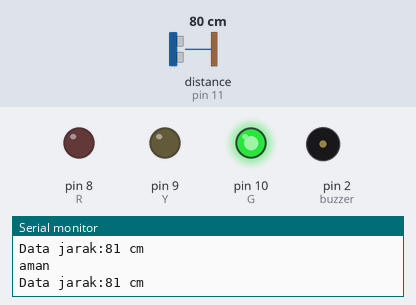
This sketch was run on a simulated Arduino Uno, built with avr-gcc and run on an emulated ATmega328P. On the bench: output pins drawn as LEDs (lit = HIGH), buzzer (waves = sounding, pin HIGH), the last lines printed to the serial monitor. Inputs (shaded band) come from the test bench; at power-on: distance to the obstacle (sensor on pin 11) 80 cm. The echo pulse lasts 58.3 µs per cm.

Above: at 1.2 s.
1.3 s: distance to the obstacle (sensor on pin 11) set to 72 cm
2.8 s: distance to the obstacle (sensor on pin 11) set to 67 cm
At 4.0 s:
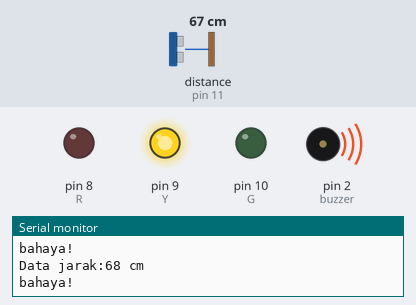
4.4 s: distance to the obstacle (sensor on pin 11) set to 22 cm
7.4 s: distance to the obstacle (sensor on pin 11) set to 19 cm
At 8.7 s:
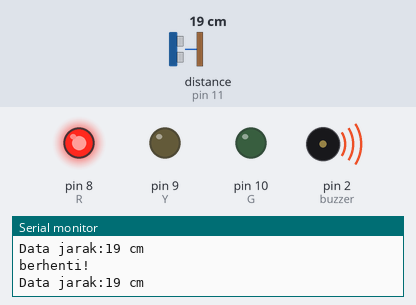
9.0 s: distance to the obstacle (sensor on pin 11) set to 35 cm
At 10.1 s:
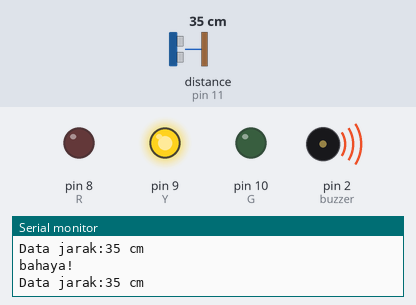
10.6 s: distance to the obstacle (sensor on pin 11) set to 2 cm
At 11.9 s:
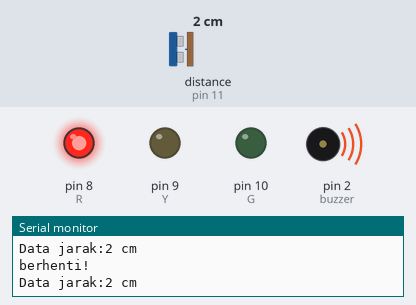
Timing chart, 0 to 13.2 s (numbered marks = the images above; inputs shaded):
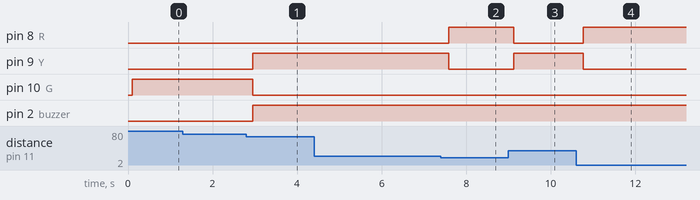

Measured:
- the behaviour switches between 70 and 69 cm on distance to the obstacle (sensor on pin 11) (found by bisection; images 0 and 1)
- the behaviour switches between 21 and 20 cm on distance to the obstacle (sensor on pin 11) (found by bisection; images 1 and 2)
- after the input at 2.8 s, pin 9 (Y), pin 2 (buzzer): LOW → HIGH after 0.15 s; pin 10 (G): HIGH → LOW after 0.15 s
- after the input at 7.4 s, pin 8 (R): LOW → HIGH after 0.19 s; pin 9 (Y): HIGH → LOW after 0.19 s
- after the input at 9.0 s, pin 8 (R): HIGH → LOW after 0.12 s; pin 9 (Y): LOW → HIGH after 0.12 s
- after the input at 10.6 s, pin 8 (R): LOW → HIGH after 0.17 s; pin 9 (Y): HIGH → LOW after 0.17 s

The sketch:

6.sensor_ultrasonik.ino
```cpp
#include <NewPing.h>

//Inisialisasi pembuatan variable
int triger =12;
int echo =11;
int batas =200; //Maksimal 400 cm
int buzzer =2;
int R =8;
int Y =9;
int G =10;

NewPing cm(triger,echo,batas);

void setup() {

 Serial.begin(9600);
 pinMode(buzzer,OUTPUT);
 pinMode (R,OUTPUT);
 pinMode (Y,OUTPUT);
 pinMode (G,OUTPUT);
}
void loop() {

 int bacaJarak=cm.ping_cm();

 Serial.print("Data jarak:");
 Serial.print(bacaJarak);
 Serial.print(" cm");
 Serial.println();
 delay(100);

 if (bacaJarak <=20 ){
  digitalWrite(buzzer,HIGH);
  digitalWrite(R,HIGH);
  digitalWrite(Y,LOW);
  digitalWrite(G,LOW);
  Serial.println("berhenti!");

  }
  else if(bacaJarak >= 21 and bacaJarak<=70){
    digitalWrite(buzzer,HIGH);
    digitalWrite(R,LOW);
    digitalWrite(Y,HIGH);
    digitalWrite(G,LOW);
    Serial.println("bahaya!");

  } else if(bacaJarak >=71){
    digitalWrite(buzzer,LOW);
    digitalWrite(R,LOW);
    digitalWrite(Y,LOW);
    digitalWrite(G,HIGH);
    Serial.println("aman");
  }
}
```
